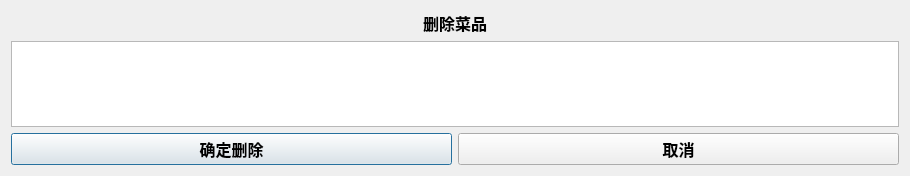
<?xml version="1.0" encoding="UTF-8"?>
<ui version="4.0">
 <class>Dialog_deleteMenu</class>
 <widget class="QDialog" name="Dialog_deleteMenu">
  <property name="geometry">
   <rect>
    <x>0</x>
    <y>0</y>
    <width>910</width>
    <height>176</height>
   </rect>
  </property>
  <property name="windowTitle">
   <string>删除菜品</string>
  </property>
  <layout class="QGridLayout" name="gridLayout">
   <item row="0" column="0">
    <layout class="QVBoxLayout" name="verticalLayout">
     <item>
      <widget class="QLabel" name="label">
       <property name="font">
        <font>
         <pointsize>12</pointsize>
         <weight>75</weight>
         <bold>true</bold>
        </font>
       </property>
       <property name="text">
        <string>删除菜品</string>
       </property>
       <property name="alignment">
        <set>Qt::AlignCenter</set>
       </property>
      </widget>
     </item>
     <item>
      <widget class="QTableWidget" name="tableWidget_deleteRow"/>
     </item>
     <item>
      <layout class="QHBoxLayout" name="horizontalLayout">
       <item>
        <widget class="QPushButton" name="pushButton_sureDelete">
         <property name="font">
          <font>
           <pointsize>12</pointsize>
           <weight>75</weight>
           <bold>true</bold>
          </font>
         </property>
         <property name="text">
          <string>确定删除</string>
         </property>
        </widget>
       </item>
       <item>
        <widget class="QPushButton" name="pushButton_quit">
         <property name="font">
          <font>
           <pointsize>12</pointsize>
           <weight>75</weight>
           <bold>true</bold>
          </font>
         </property>
         <property name="text">
          <string>取消</string>
         </property>
        </widget>
       </item>
      </layout>
     </item>
    </layout>
   </item>
  </layout>
 </widget>
 <resources/>
 <connections/>
</ui>
